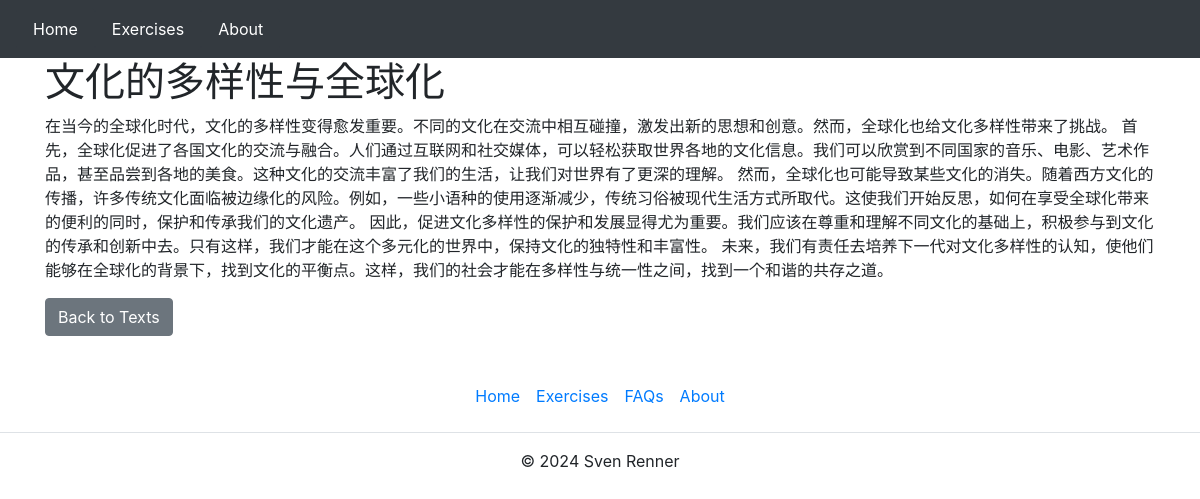
Page /chinese_hsk/text/6/ on the committed database.
### chinese_hsk/models.py (models this page shows, shortened)
class TextTitle(models.Model):
    text_id = models.OneToOneField(TextMeta, on_delete=models.CASCADE)
    text_name = models.CharField(max_length=255)

class TextFull(models.Model):
    text_id = models.OneToOneField(TextMeta, on_delete=models.CASCADE)
    text_full = models.TextField()

### chinese_hsk/views.py (the view)
# urls.py: path('text/<int:text_id>/', text_detail, name='text_detail'),
def text_detail(request, text_id):
    text_meta = get_object_or_404(TextMeta, text_id=text_id)  # Using get_object_or_404 for better practice
    text_full = get_object_or_404(TextFull, text_id=text_meta)  # Get TextFull using the TextMeta instance
    text_title = get_object_or_404(TextTitle, text_id=text_meta)  # Get TextTitle using the TextMeta instance
    context = {
        'text_full': text_full.text_full,
        'text_title': text_title.text_name,
    }
    return render(request, 'chinese_hsk/text_detail.html', context)

### chinese_hsk/templates/chinese_hsk/text_detail.html
{% extends "chinese_hsk/layout.html" %}
{% block body %}
<div class="container">
    <h1>{{ text_title }}</h1>
    <div>
        <p>{{ text_full }}</p>
    </div>
    <a href="{% url 'hsk_texts' some_hsk_level_variable %}" class="btn btn-secondary">Back to Texts</a>
</div>
{% endblock %}

### rows in the picture
TextTitle: text_name "文化的多样性与全球化"
TextFull: text_full "在当今的全球化时代，文化的多样性变得愈发重要。不同的文化在交流中相互碰撞，激发出新的思想和创意。然而，全球化也给文化多样性带来了挑战。 首先，全球化促进了各国文化的交流与融合。人们通过互联网和社交媒体，可以轻松获取世界各地的文化信息。我们可以欣赏到不同国家的音乐、电影、艺术作品，甚至品尝到各地的美食。这种文化的交流丰富了我们的生活，让我们对世界有了更深的理解。 然而，全球化也可能导致某些文化的消失。随着西方文化的传播，许多传统文化面临被边缘化的风险。例如，一些小语种的使用逐渐减少，传统习俗被现代生活方式所取代。这使我们开始反思，如何在享受全球化带来的便利的同时，保护和传承我们的文化遗产。 因此，促进文化多样性的保护和发展显得尤为重要。我们应该在尊重和理解不同文化的基础上，积极参与到文化的传承和创新中去。只有这样，我们才能在这个多元化的世界中，保持文化的独特性和丰富性。 未来，我们有责任去培养下一代对文化多样性的认知，使他们能够在全球化的背景下，找到文化的平衡点。这样，我们的社会才能在多样性与统一性之间，找到一个和谐的共存之道。"
